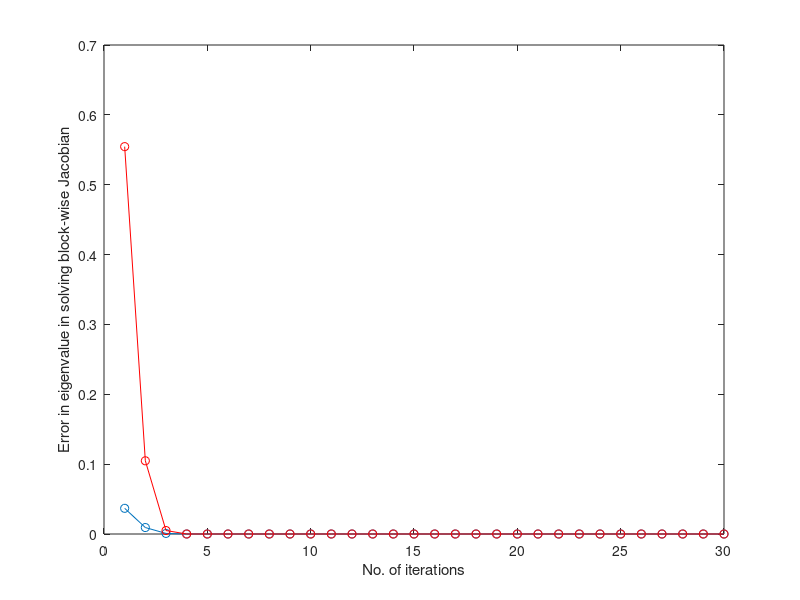

MATLAB code for this plot:
rng(1);
n = 100;
Q = orth(rand(n));
D = diag([1 linspace(1.5,11,n-1)]);
A = Q*D*Q';
x_exact = Q(:,1);
lambda_exact = D(1,1);
x0 = x_exact + rand(n,1)/10;
lambda0 = lambda_exact + rand/10;
Nmax = 30;
lambda = zeros(1,Nmax);
lambda(1) = lambda0;
x = zeros(n,Nmax);
x(:,1) = x0;
for i = 1:(Nmax-1)

invJ = [2*x(:,i)'*((A-lambda(i)*eye(n))\eye(n))*x(:,i)*((A-lambda(i)*eye(n))\eye(n))-2*((A-lambda(i)*eye(n))\eye(n))*x(:,i)*x(:,i)'*((A-lambda(i)*eye(n))\eye(n)),((A-lambda(i)*eye(n))\eye(n))*x(:,i);-2*x(:,i)'*((A-lambda(i)*eye(n))\eye(n)),1]/(2*x(:,i)'*((A-lambda(i)*eye(n))\eye(n))*x(:,i));
RHS = [x(:,i);lambda(i)]-invJ*[(A-lambda(i)*eye(n))*x(:,i);x(:,i)'*x(:,i)-1];
x(:,(i+1)) = RHS(1:n);
lambda(i+1) = RHS(n+1);
end
Er_lambda = abs(lambda-lambda_exact);
Er_x = sqrt(sum((x-x_exact*ones(1,Nmax)).^2));
plot(Er_lambda,'-o');
xlabel('No. of iterations');
ylabel('Error in eigenvalue in solving block-wise Jacobian');
hold on;
plot(Er_x,'r-o');
hold off;
